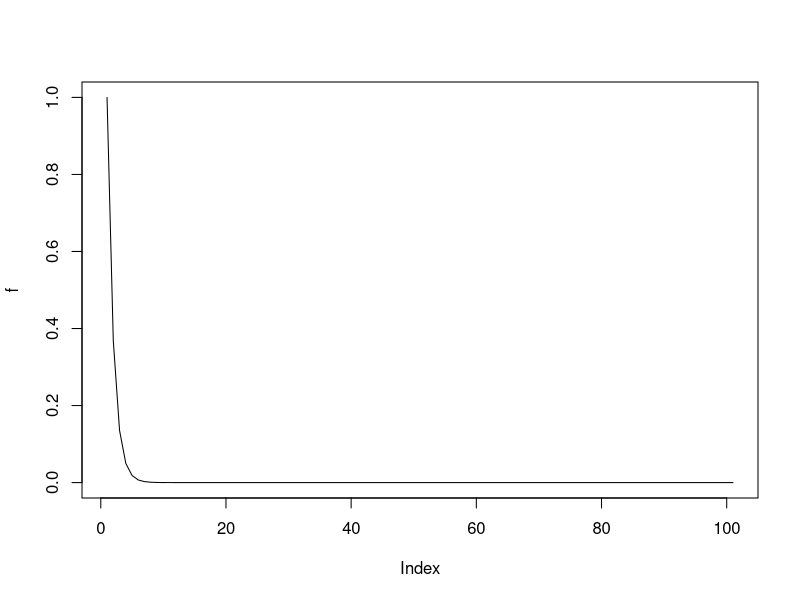

R code for this plot:

y <- c(0:100)
f <- dgamma(y, 1, 1)

plot(f, type="l")

dgamma(0, 1,1)
dgamma(1,1,1)

dgamma(c(0,1,5), 1, 1)


dgamma(c(0,1,5), 10, 1)

lst <- c(0,1,8,9)
vals <- dbinom(lst, 9, 0.5)
sum(vals)

lst2 <- c(0,1,2,7,8,9)
vals2 <- dbinom(lst2, 9, 0.5)
sum(vals2)




lst2 <- c(0,1,9,10)
vals2 <- dbinom(lst2, 9, 0.5)
sum(vals2)

